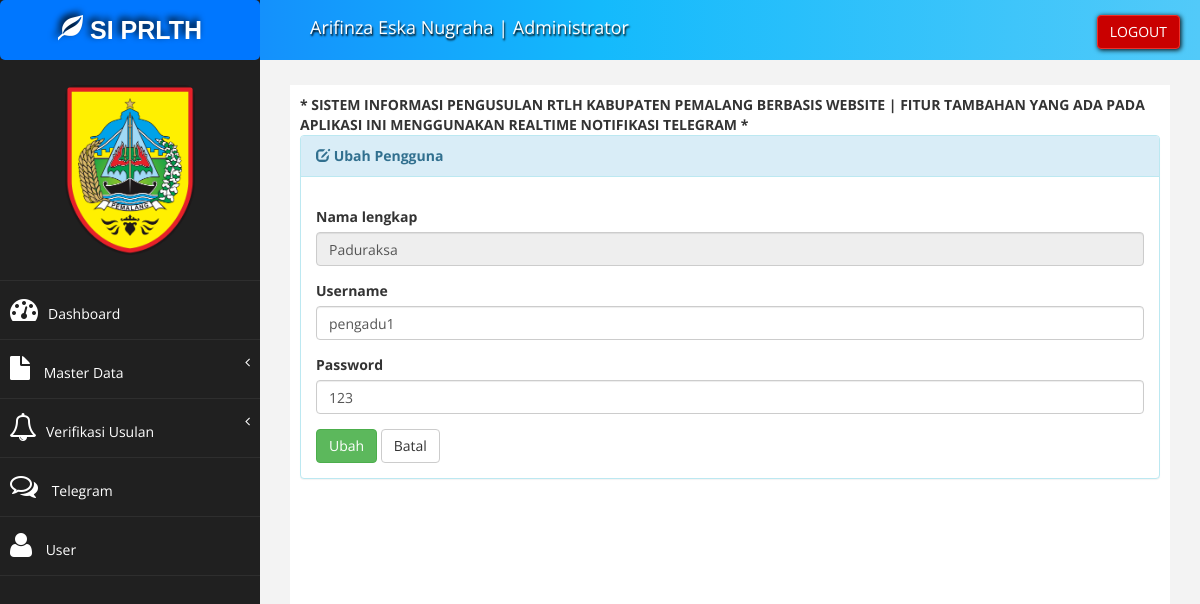
/index?page=pedu_ubah&kode=059549eb-1d4e-4ead-a941-024cbf8015e2 (signed in), run on the app's committed database.
### tables this page shows
CREATE TABLE `tb_pengguna` (
  `id_pengguna` varchar(50) NOT NULL,
  `nama_pengguna` varchar(30) NOT NULL,
  `username` varchar(30) NOT NULL,
  `password` varchar(20) NOT NULL,
  `level` enum('Administrator','Petugas','Pengusul') NOT NULL DEFAULT 'Pengusul',
  `grup` enum('A','B') NOT NULL DEFAULT 'B'
);

### admin/pengguna/pedu_ubah.php (the view, shortened to what this page needs)
<?php
if (isset($_GET['kode'])) {
	$sql_cek = "SELECT * FROM tb_pengguna WHERE id_pengguna='" . $_GET['kode'] . "'";
	$query_cek = mysqli_query($koneksi, $sql_cek);
	$data_cek = mysqli_fetch_array($query_cek, MYSQLI_BOTH);
}
?>
<div class="panel panel-info">
	<div class="panel-heading">
		<i class="glyphicon glyphicon-edit"></i>
		<b>Ubah Pengguna</b>
	</div>
	<div class="panel-body">
		<div class="row">
			<div class="col-md-12">
				<form method="POST">
					<div class="form-group">
						<label>Nama lengkap</label>
						<input class="form-control" name="nama_pengguna" value="<?php echo $data_cek['nama_pengguna']; ?>" readonly />
					</div>
					<div class="form-group">
						<label>Username</label>
						<input class="form-control" name="username" value="<?php echo $data_cek['username']; ?>" />
					</div>
					<div class="form-group">
						<label>Password</label>
						<input class="form-control" name="password" value="<?php echo $data_cek['password']; ?>" />
					</div>
					<div>
						<input type="submit" name="Ubah" value="Ubah" class="btn btn-success">
						<a href="?page=user_data" title="Kembali" class="btn btn-default">Batal</a>
					</div>
			</div>
		</div>
	</div>
</div>
</div>

### assets/css/style.css (style rules this page uses)
body { font-family: "Open Sans", sans-serif; }

### data on the page
tb_pengguna: nama_pengguna "Paduraksa", username "pengadu1", password "123"

### other printed values
$data_nama "Arifinza Eska Nugraha"
$data_level "Administrator"
